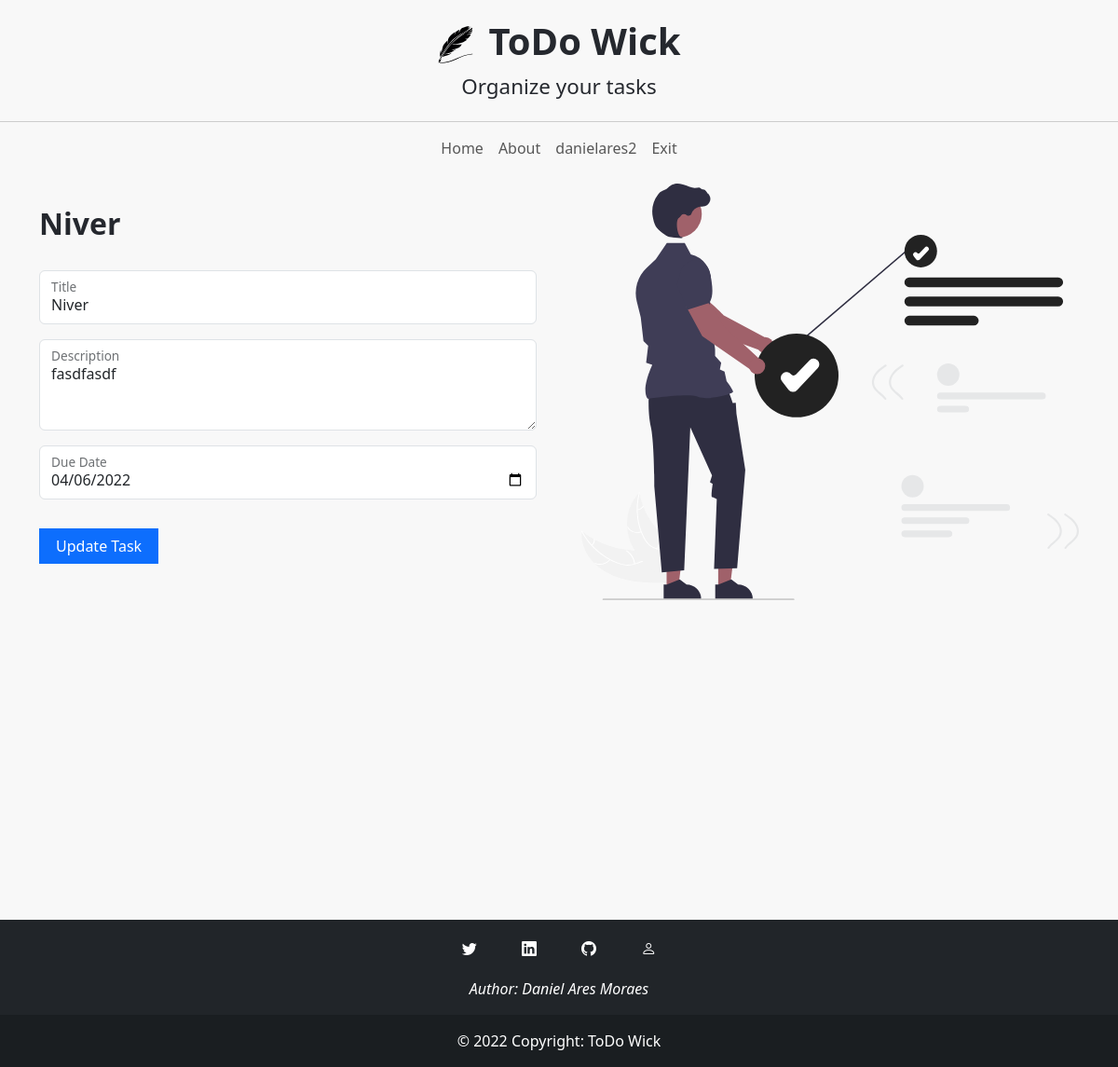
The app's page /my-task/35 (signed in) with its own data.
### task/models.py (models this page shows, shortened)
class Task(models.Model):
    user = models.ForeignKey(User, on_delete= models.CASCADE, null=True, blank=True)
    title = models.CharField(max_length=100)
    description = models.CharField(max_length=250)
    creation_date = models.DateField(auto_now=True)
    due_date =models.DateField(blank=True, null=True)
    completed = models.BooleanField(default=False)
    lated = models.BooleanField(default=False)
    class Meta:
        order_with_respect_to = 'user'

### task/views.py (the view, shortened to what this page needs)
# urls.py: path('my-task/<int:task_id>', login_required(MyTaskView.as_view()), name='my-task'),
@method_decorator(login_required, name='dispatch')
class MyTaskView(TemplateView):
    template_name = 'task/my-task.html'
    def get_context_data(self, **kwargs):
        context = super().get_context_data(**kwargs)
        task_id = context['task_id']
        task = Task.objects.filter(id = task_id)
        task = task[0]
        context['task'] = task
        return context

### templates/task/my-task.html (shortened to what this page needs)
{% extends 'base.html' %}
{% load static %}
{% load bootstrap5 %}
{% block content %}
<div class="container min-vh-100">
    <div class="row align-items-center gx-5">
        <div class="col-md-6" id="add-task">
            <h2>{{task.title}}</h2>
            <form method="Post">
                <div class="form-floating mb-3">
                    <input name="title" type="title" id="title" class="form-control" value="{{task.title}}">
                    <label for="title" class="form-label">Title</label>
                </div>
                <div class="form-floating mb-3">
                    <textarea name="description" type="description" id="description" value="{{task.description}}"
                        class="form-control h-25" rows="3">{{task.description}}</textarea>
                    <label for="description" class="form-label">Description</label>
                </div>
                <div class="form-floating mb-3">
                    <input name="due_date" type="date" id="due_date"
                        class="form-control" value="{{task.due_date|safe}}">
                    <label for="due_date" class="form-label">Due Date</label>
                </div>
                <input type="submit" class="btn btn-primary" value="Update Task">
            </form>
        </div>
        <div class="col-md-6">
            <img src="{% static '/images/create_task.svg'%}" alt="Create Task" class="img-fluid">
        </div>
    </div>
</div>
{% endblock %}

### templates/base.html (shortened to what this page needs)
{% load static %}
{% load bootstrap5 %}
<!DOCTYPE html>
<html lang="en">
<head>
    {% bootstrap_css %}
    <link rel="stylesheet" href="https://cdn.jsdelivr.net/npm/bootstrap-icons@1.8.1/font/bootstrap-icons.css">
    <link rel="stylesheet" href="{% static '/css/styles.css' %}">
</head>
<body>
    <div class="container-fluid">
        <header class="row" id="header">
            <div id="logo-container">
                <img src="{% static '/images/logo.svg' %}" alt="Art" id="logo">
                <h1 class="title">ToDo Wick</h1>
            </div>
            <p>Organize your tasks</p>
        </header>
        <nav class="navbar navbar-expand-md navbar-light bg-faded">
            <div class="container-fluid">
                <div class="collapse navbar-collapse justify-content-end" id="navbar-links">
                    <ul class="navbar-nav mx-auto">
                        <li class="nav-item active text-center">
                            <a class="nav-link" href="{% url 'index' %}">Home</a>
                        </li>
                        <li class="nav-item active text-center">
                            <a class="nav-link" href="{% url 'about' %}">About</a>
                        </li>
                        {% if user.is_anonymous %}
                        <li class="nav-item text-center">
                            <a class="nav-link" href="{% url 'login' %}">Login</a>
                        </li>
                        <li class="nav-item text-center">
                            <a class="nav-link" href="{% url 'register' %}">SignUp</a>
                        </li>
                        {% else %}
                        <li class="nav-item text-center">
                            <a class="nav-link" href="#">{{user.username}}</a>
                        </li>
                        <li class="nav-item text-center">
                            <a class="nav-link" href="{% url 'logout' %}">Exit</a>
                        </li>
                        {% endif %}
                    </ul>
                </div>
            </div>
        </nav>
    </div>
    <main>
        {% block content %}
        {% endblock %}
        {% include 'footer.html' %}
    </main>
</body>
</html>

### static/css/styles.css (style rules this page uses)
body, html { color: #25282e; background-color: #f8f8f8; }
a, i { text-decoration: none; }
header h1 { font-weight: 900; }
header p { font-size: 1.4em; font-weight: 400; }
.btn { text-decoration: none; padding: 7px 18px; border: 0; border-radius: 0; }
#header { text-align: center; padding: 20px; border-bottom: 1px solid #ccc; }
#header p { margin-bottom: 0; }
#logo-container { display: flex; justify-content: center; }
#logo { width: 40px; margin-right: 15px; }
.btn.btn-primary, .btn.btn-danger, .btn.btn-success, .btn.btn-warning { width: 100%; margin-top: 15px; margin-bottom: 15px; }
@media (min-width: 786px) { .btn.btn-primary, .btn.btn-danger, .btn.btn-success, .btn.btn-warning { width: auto; } }
.row.align-items-center { align-content: center; height: 100%; padding: 10px 0; }
.col-md-6 h2 { font-weight: 900; margin-bottom: 30px; }

### records on screen
Task: title "Niver", description "fasdfasdf", due_date "04/06/2022"

### other values on screen
{{ user.username }} "danielares2"
